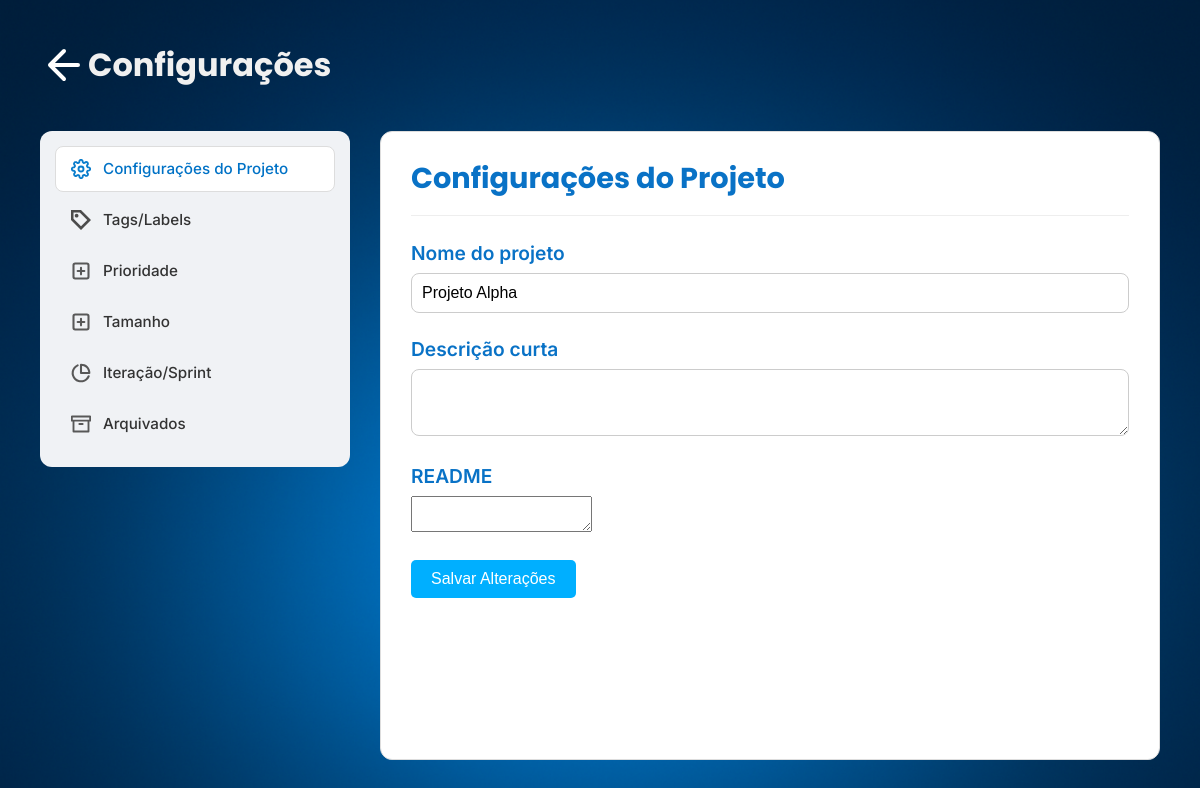
Before: /projeto/1/configuracao/ with the older database file.
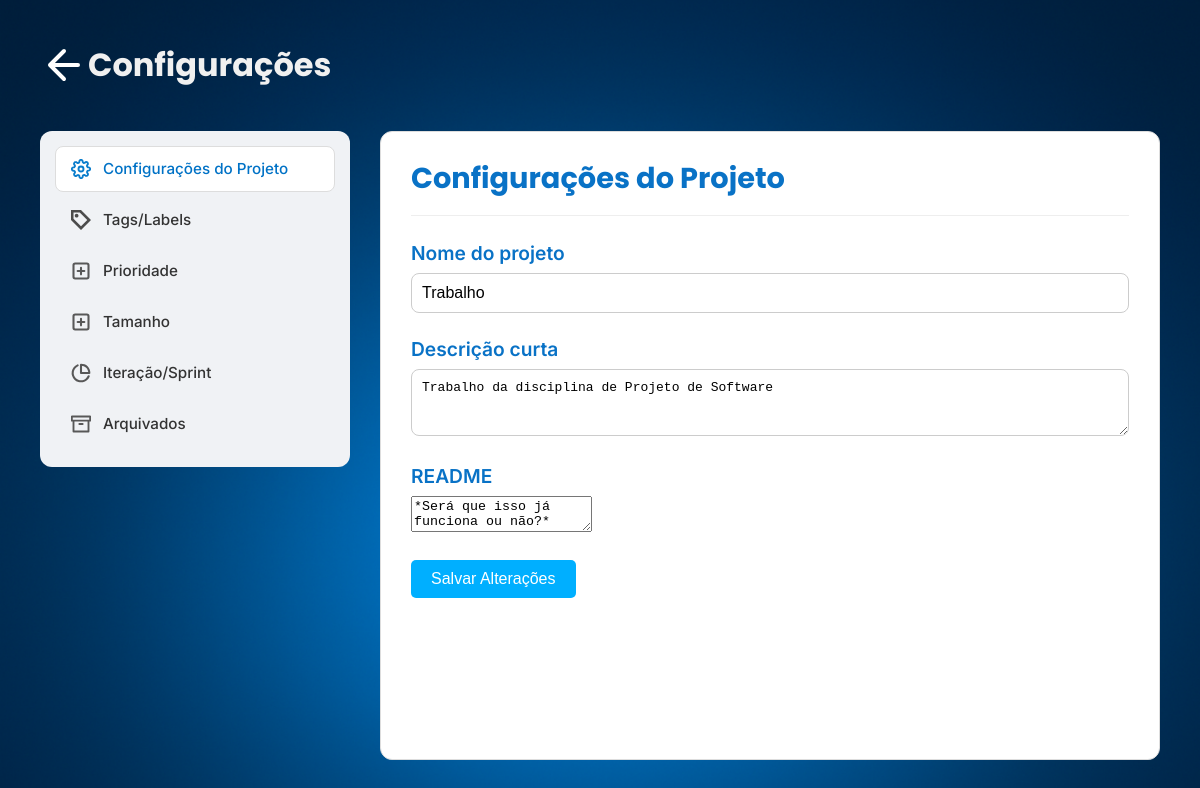
After: the same page with the newer database file.
### public/models.py (models this page shows, shortened)
class Projeto(models.Model):
    nome = models.CharField(max_length=200)
    descricao = models.TextField(blank=True)
    data_criacao = models.DateTimeField(default=timezone.now)
    data_inicio = models.DateTimeField(null=True, blank=True)
    data_limite = models.DateTimeField(null=True, blank=True)
    data_ultima_atualizacao = models.DateTimeField(auto_now=True)
    iteration_duration = models.PositiveIntegerField(default=2)
    iteration_unit = models.CharField(max_length=10, default='weeks') # 'weeks' or 'days'
    status_update_text = models.TextField(blank=True, null=True, help_text="Texto da última atualização de status do projeto.")
    status = models.CharField(
        max_length=20,
        choices=StatusProjetoChoices.choices,
        default=StatusProjetoChoices.PLANEJAMENTO
    )
    responsavel = models.ForeignKey(
        'UsuarioPersonalizado',
        on_delete=models.PROTECT,
        related_name='projetos_responsavel'
    )
    participantes = models.ManyToManyField(
        'UsuarioPersonalizado',
        related_name='projetos_participante'
    )
    publico = models.BooleanField(default=True)
    ativo = models.BooleanField(default=True)
    versao = models.PositiveIntegerField(default=1)
    observacoes = models.TextField(blank=True, null=True)
    feedback_final = models.TextField(
        blank=True,
        null=True,
        help_text="Feedback final do professor sobre o projeto."
    )
    class Meta:
        verbose_name = 'Projeto'
        verbose_name_plural = 'Projetos'
        ordering = ['-data_criacao']

### public/views.py (the view)
# urls.py: path('projeto/<int:projeto_id>/configuracao/', views.configuracao, name='configuracao'),
def configuracao(request, projeto_id):
    projeto = get_object_or_404(Projeto, id=projeto_id)
    is_professor_check = request.user.is_authenticated and request.user.tipo_usuario == 'professor'
    participantes_atuais = projeto.participantes.all()
    milestones_com_nota = projeto.milestones.exclude(nota__isnull=True)
    if milestones_com_nota.exists():
        from django.db.models import Avg
        nota_final_projeto = milestones_com_nota.aggregate(media=Avg('nota'))['media']
    else:
        nota_final_projeto = None
    context = {
        'project': projeto,
        'participantes_atuais': participantes_atuais,
        'is_professor': is_professor_check,
        'nota_final_projeto': nota_final_projeto,
    }
    return render(request, "public/pages/configuracao.html", context)

### public/templates/public/pages/configuracao.html (shortened to what this page needs)
{% extends "public/templates/main.html" %}
{% load static %}
{% block content %}
<div class="config-header">
    <a href="{% url 'public:index' %}?projeto_id={{ project.id }}" class="back-button">
        <img src="{% static 'public/images/Arrow left.svg' %}" alt="Voltar">
    </a>
    <h1>Configurações</h1>
</div>
<div class="config-container">
    <aside class="config-sidebar">
        <nav id="config-tabs">
            <a href="#" class="nav-link active" data-tab="config-projeto">
                <img src="{% static 'public/images/Settings.svg' %}" alt=""> Configurações do Projeto
            </a>
            <a href="#" class="nav-link" data-tab="tags-labels">
                <img src="{% static 'public/images/tag.svg' %}" alt=""> Tags/Labels
            </a>
            <a href="#" class="nav-link" data-tab="prioridade">
                <img src="{% static 'public/images/Plus square.svg' %}" alt=""> Prioridade
            </a>
            <a href="#" class="nav-link" data-tab="tamanho">
                <img src="{% static 'public/images/Plus square.svg' %}" alt=""> Tamanho
            </a>
            <a href="#" class="nav-link" data-tab="iteracao-sprint">
                <img src="{% static 'public/images/Pie chart.svg' %}" alt=""> Iteração/Sprint
            </a>
            <a href="#" class="nav-link" data-tab="arquivados">
                <img src="{% static 'public/images/Archive.svg' %}" alt=""> Arquivados
            </a>
        </nav>
    </aside>
    <div class="config-content">
        <div id="config-projeto" class="tab-pane active">
            <h2 class="config-content-title">Configurações do Projeto</h2>
            <form id="configProjectForm">
                <div class="form-group">
                    <label for="projectName">Nome do projeto</label>
                    <input type="text" class="form-control" id="projectName" value="{{ project.nome }}">
                </div>
                <div class="form-group">
                    <label for="projectDescription">Descrição curta</label>
                    <textarea class="form-control" id="projectDescription" rows="3">{{ project.descricao }}</textarea>
                </div>
                <div class="form-group">
                    <label for="readmeEditor">README</label>
                    <textarea id="readmeEditor">{{ project.observacoes }}</textarea>
                </div>
                <div style="display: flex; align-items: center; gap: 15px;">
                    <button type="submit" class="btn btn-primary" id="saveChangesButton">Salvar Alterações</button>
                </div>
            </form>
        </div>
    </div>
</div>
{% endblock %}

### public/templates/public/templates/main.html (shortened to what this page needs)
{% load static %}
<!doctype html>
<html lang="pt-br">
<head>
    <link rel="stylesheet" href="{% static 'public/styles/style.css' %}">
    <link rel="stylesheet" href="https://unpkg.com/easymde/dist/easymde.min.css">
    <link rel="stylesheet" href="https://cdn.jsdelivr.net/npm/flatpickr/dist/flatpickr.min.css">
</head>
<body {% block body_class %}{% endblock %}>
    <main {% block main_class %}{% endblock %}>{% block content %}{% endblock %}</main>
</body>
</html>

Changed rows visible on the page:
changed Projeto: nome "Projeto Alpha" → "Trabalho"; descricao (not shown) → "Trabalho da disciplina de Projeto de Software"; observacoes (not shown) → "*Será que isso já funciona ou não?*"
